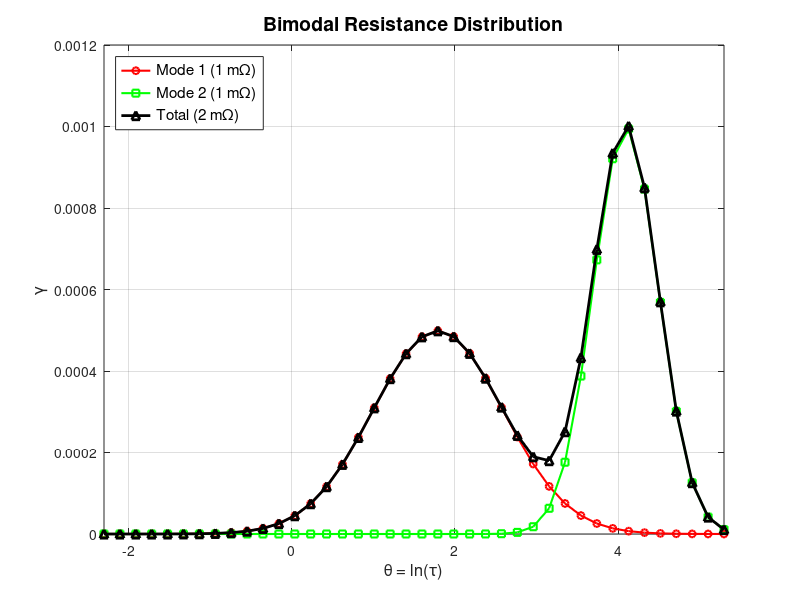

Recreate this plot in MATLAB. (Note: this script raises an error after producing the figure.)
%% ===================================================================
%  – bimodal R(τ) 분포를 출력합니다.
%  – 각 모드의 면적(∑ R·Δ(lnτ))을 0.001 Ω(=1 mΩ)으로 정규화
%% ===================================================================
clc; clear; close all;

%% 1) 그리드 및 저항분포 설정
n    = 40;                     % RC 개수
tau_min  = 0.1; tau_max = 200;      % τ 범위 0.1 ~ 130 s
tau      = logspace(log10(tau_min), log10(tau_max), n).';  % τ 그리드 설정

% µ= ln(τ_peak), σ는 폭 조절
mu1    = log(6);       sigma1 = 0.8;    % 모드1: τ≈6 s 주변
mu2    = log(60);      sigma2 = 0.4;    % 모드2: τ≈60 s 주변

% 각 mode 면적 설정
mode1 = 0.001; %[Ω]
mode2 = 0.001; %[Ω]

%% 2) γ 함수 계산 (연속 로그정규 PDF 식)
gamma1 = 1./(sigma1 * sqrt(2*pi)) .* exp( - (log(tau) - mu1).^2 ./ (2*sigma1^2) );
gamma2 = 1./(sigma2 * sqrt(2*pi)) .* exp( - (log(tau) - mu2).^2 ./ (2*sigma2^2) );

%% 3) Δ(ln τ) = Δθ 계산 (중앙차분 방식)
theta = log(tau);
dtheta   = zeros(n,1);
dtheta(1)    = theta(2)      - theta(1);
dtheta(end)  = theta(end)    - theta(end-1);
for i = 2:n-1
    dtheta(i) = (theta(i+1) - theta(i-1))/2;
end

%% 4) 각 모드 면적 정규화 (=1 mΩ)
%   Σ[γ(i) * Δθ(i)] = 1 이 되도록 먼저 나눈 뒤, 0.001 Ω 곱함
gamma1 = gamma1 ./ sum( gamma1 .* dtheta );   % Σ[γ₁·Δlnτ] = 1
gamma2 = gamma2 ./ sum( gamma2 .* dtheta );   % Σ[γ₂·Δlnτ] = 1

R1     = gamma1 * mode1;  % (n×1), Σ[R1·Δlnτ] = 0.001 Ω
R2     = gamma2 * mode2;  % (n×1), Σ[R2·Δlnτ] = 0.001 Ω
R_tot  = R1 + R2;         % (n×1), Σ[R_tot·Δlnτ] = 0.002 Ω

% % 면적 확인 출력 (옵션)
% S1 = sum( R1    .* dtheta );
% S2 = sum( R2    .* dtheta );
% St = sum( R_tot .* dtheta );
% fprintf('Mode1 합 = %.4g Ω, Mode2 합 = %.4g Ω, Total 합 = %.4g Ω\n', S1, S2, St);

%% 5) 그래프 그리기
figure('Name','Bimodal');
plot(theta, R1, 'r-o', 'LineWidth',1.5, 'MarkerSize',5, 'DisplayName','Mode 1 (1 mΩ)'); hold on;
plot(theta, R2, 'g-s', 'LineWidth',1.5, 'MarkerSize',5, 'DisplayName','Mode 2 (1 mΩ)');
plot(theta, R_tot, 'k-^','LineWidth',2, 'MarkerSize',6, 'DisplayName','Total (2 mΩ)');
xlabel('\theta = ln(\tau)', 'FontSize',12);
ylabel('\gamma', 'FontSize',12);
title('Bimodal Resistance Distribution', 'FontSize',14);
grid on; legend('Location','northwest','FontSize',11);
xlim([log(tau_min) log(tau_max)]);

figure('Name','\tau vs R','Color','w');
stem(tau, R, 'filled','MarkerSize',4);
xlabel('\tau\;[s]', 'FontSize',12);
ylabel('R_i[Ω]',  'FontSize',12);
title('Lumped Branch Resistances vs \tau', 'FontSize',14);
grid on;
set(gca, 'XScale', 'log');   % log-scale x-axis to reflect τ spacing
xlim([tau_min, tau_max]);

